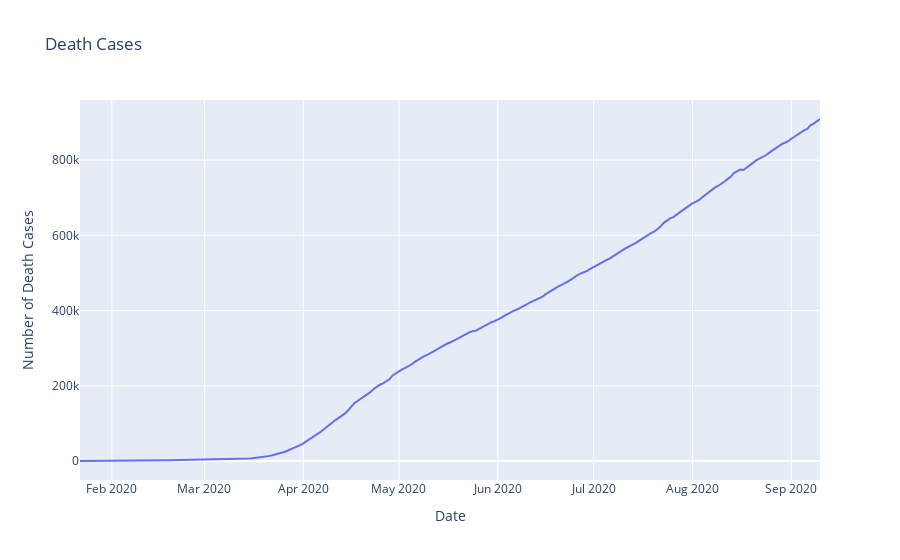

The notebook cell this image was saved under:
### Markdown cell above
# Time Series Forecasting for Death Cases

### Code cell
#Visualisation of deaths (Training data)

fig = go.Figure()
fig.add_trace(go.Scatter(x = model_train.index, y = model_train["Deaths"],
                    mode = 'lines', name = "Death Cases"))
fig.update_layout(title = "Death Cases",
                 xaxis_title = "Date", yaxis_title = "Number of Death Cases", legend = dict(x = 0, y = 1, traceorder = "normal"))
fig.show()

### Figure 1 — Plotly figure (JSON) as saved in the notebook; plotly's stock layout.template omitted (floating-point values rounded to 4 significant figures; data arrays with more than 128 entries replaced by an {"elided": "..."} marker saying what was removed)
{"data": [{"mode": "lines", "name": "Death Cases", "type": "scatter", "x": {"elided": "233 str values"}, "y": {"elided": "233 int values"}}], "layout": {"legend": {"traceorder": "normal", "x": 0, "y": 1}, "title": {"text": "Death Cases"}, "xaxis": {"title": {"text": "Date"}}, "yaxis": {"title": {"text": "Number of Death Cases"}}}}
